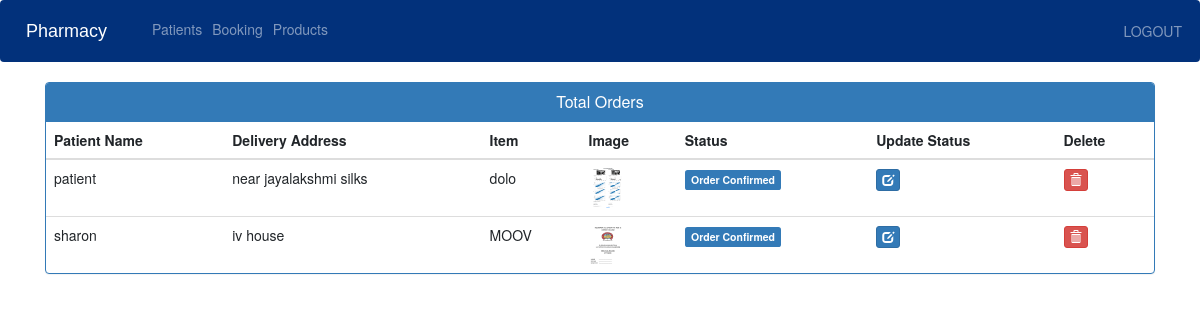
Page /pharmacy-view-booking on the committed database.
### hospital/models.py (models this page shows, shortened)
class Product(models.Model):
    name=models.CharField(max_length=40)
    product_image= models.ImageField(upload_to='product_image/',null=True,blank=True)
    price = models.PositiveIntegerField()
    description=models.CharField(max_length=40)

class Orders(models.Model):
    STATUS =(
        ('Order Confirmed','Order Confirmed'),
        ('Delivered','Delivered'),
    )
    patient=models.ForeignKey('Patient', on_delete=models.CASCADE,null=True)
    product=models.ForeignKey('Product',on_delete=models.CASCADE,null=True)
    email = models.CharField(max_length=50,null=True)
    address = models.CharField(max_length=500,null=True)
    mobile = models.CharField(max_length=20,null=True)
    order_date= models.DateField(auto_now_add=True,null=True)
    status=models.CharField(max_length=50,null=True,choices=STATUS)

class Patient(models.Model):
    user=models.OneToOneField(User,on_delete=models.CASCADE)
    profile_pic= models.ImageField(upload_to='profile_pic/PatientProfilePic/',null=True,blank=True)
    address = models.CharField(max_length=40)
    mobile = models.CharField(max_length=20,null=False)
    symptoms = models.CharField(max_length=100,null=False)
    assignedDoctorId = models.PositiveIntegerField(null=True)
    admitDate=models.DateField(auto_now=True)
    status=models.BooleanField(default=False)

### hospital/views.py (the view)
# urls.py: path('pharmacy-view-booking', views.pharmacy_view_booking_view,name='pharmacy-view-booking'),
def pharmacy_view_booking_view(request):
    orders = models.Orders.objects.all()
    ordered_products = []
    ordered_bys = []
    for order in orders:
        ordered_product = models.Product.objects.filter(id=order.product.id).first()
        ordered_by = models.Patient.objects.filter(id=order.id).first()
        ordered_products.append(ordered_product)
        ordered_bys.append(ordered_by)
    context = {
        'data': zip(ordered_products, ordered_bys, orders),
    }
    return render(request, 'hospital/pharmacy_view_booking.html', context)

### templates/hospital/pharmacy_view_booking.html (shortened to what this page needs)
{% extends 'hospital/pharmacy_base.html' %}
{% load static %}
{% block content %}
<head>
  <link href="//netdna.bootstrapcdn.com/bootstrap/3.0.0/css/bootstrap.min.css" rel="stylesheet" id="bootstrap-css">
</head>
<div class="container">
  <div class="panel panel-primary">
    <div class="panel-heading">
      <h6 class="panel-title">Total Orders</h6>
    </div>
    <table class="table table-hover" id="dev-table">
      <thead>
        <tr>
          <th>Patient Name</th>
          <th>Delivery Address</th>
          <th>Item</th>
          <th>Image</th>
          <th>Status</th>
          <th>Update Status</th>
          <th>Delete</th>
        </tr>
      </thead>
      <tbody>
        {% for product, patient, order in data %}
        <tr>
          <td>{{ order.patient.user.username }}</td>
          <td>{{ order.address }}</td>
          <td>
            {% if product %}
              {{ product.name }}
            {% else %}
              N/A
            {% endif %}
          </td>
          <td>
            {% if product and product.product_image %}
              <img src="{{ product.product_image.url }}" alt="Item Image" height="40px" width="40px" />
            {% else %}
              <img src="{% static 'default_image.png' %}" alt="Default Image" height="40px" width="40px" />
            {% endif %}
          </td>
          <td>
            {% if order.status == 'Pending' %}
              <span class="label label-info">{{ order.status }}</span>
            {% elif order.status == 'Delivered' %}
              <span class="label label-success">{{ order.status }}</span>
            {% elif order.status == 'Out for Delivery' %}
              <span class="label label-warning">{{ order.status }}</span>
            {% else %}
              <span class="label label-primary">{{ order.status }}</span>
            {% endif %}
          </td>
          <td><a class="btn btn-primary btn-xs" href="{% url 'update-order' order.id %}"><span class="glyphicon glyphicon-edit"></span></a></td>
          <td><a class="btn btn-danger btn-xs" href="{% url 'delete-order' order.id %}"><span class="glyphicon glyphicon-trash"></span></a></td>
        </tr>
        {% endfor %}
      </tbody>
    </table>
  </div>
</div>
{% endblock content %}

### templates/hospital/pharmacy_view_booking.html (style rules this page uses)
a:link { text-decoration: none; }
h6 { text-align: center; }

### rows in the picture
Product: patient.user.username "patient", address "near jayalakshmi silks", name "dolo", product_image (picture), status "Order Confirmed"
Product: patient.user.username "sharon", address "iv house", name "MOOV", product_image (picture), status "Order Confirmed"
